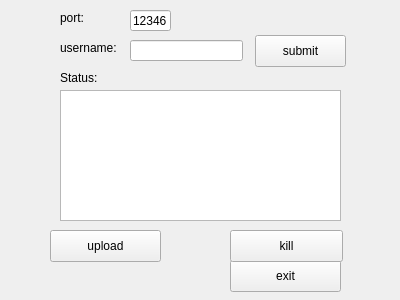
<?xml version="1.0" encoding="UTF-8"?>
<ui version="4.0">
 <class>clients</class>
 <widget class="QWidget" name="clients">
  <property name="geometry">
   <rect>
    <x>0</x>
    <y>0</y>
    <width>400</width>
    <height>300</height>
   </rect>
  </property>
  <property name="windowTitle">
   <string>Client</string>
  </property>
  <widget class="QPushButton" name="exit_button">
   <property name="geometry">
    <rect>
     <x>230</x>
     <y>260</y>
     <width>111</width>
     <height>32</height>
    </rect>
   </property>
   <property name="text">
    <string>exit</string>
   </property>
  </widget>
  <widget class="QTextBrowser" name="textBrowser">
   <property name="geometry">
    <rect>
     <x>60</x>
     <y>90</y>
     <width>281</width>
     <height>131</height>
    </rect>
   </property>
  </widget>
  <widget class="QLabel" name="label">
   <property name="geometry">
    <rect>
     <x>60</x>
     <y>70</y>
     <width>60</width>
     <height>16</height>
    </rect>
   </property>
   <property name="text">
    <string>Status:</string>
   </property>
  </widget>
  <widget class="QLabel" name="label_2">
   <property name="geometry">
    <rect>
     <x>60</x>
     <y>40</y>
     <width>71</width>
     <height>16</height>
    </rect>
   </property>
   <property name="text">
    <string>username:</string>
   </property>
  </widget>
  <widget class="QLineEdit" name="username_line">
   <property name="geometry">
    <rect>
     <x>130</x>
     <y>40</y>
     <width>113</width>
     <height>21</height>
    </rect>
   </property>
  </widget>
  <widget class="QPushButton" name="submit_button">
   <property name="geometry">
    <rect>
     <x>255</x>
     <y>35</y>
     <width>91</width>
     <height>32</height>
    </rect>
   </property>
   <property name="text">
    <string>submit</string>
   </property>
  </widget>
  <widget class="QPushButton" name="upload_button">
   <property name="geometry">
    <rect>
     <x>50</x>
     <y>230</y>
     <width>111</width>
     <height>32</height>
    </rect>
   </property>
   <property name="text">
    <string>upload</string>
   </property>
  </widget>
  <widget class="QLabel" name="port_label">
   <property name="geometry">
    <rect>
     <x>60</x>
     <y>10</y>
     <width>60</width>
     <height>16</height>
    </rect>
   </property>
   <property name="text">
    <string>port:</string>
   </property>
  </widget>
  <widget class="QLineEdit" name="port_lineEdit">
   <property name="geometry">
    <rect>
     <x>130</x>
     <y>10</y>
     <width>41</width>
     <height>21</height>
    </rect>
   </property>
   <property name="text">
    <string>12346</string>
   </property>
  </widget>
  <widget class="QPushButton" name="kill_button">
   <property name="geometry">
    <rect>
     <x>230</x>
     <y>230</y>
     <width>113</width>
     <height>32</height>
    </rect>
   </property>
   <property name="text">
    <string>kill</string>
   </property>
  </widget>
 </widget>
 <resources/>
 <connections>
  <connection>
   <sender>exit_button</sender>
   <signal>clicked()</signal>
   <receiver>clients</receiver>
   <slot>close()</slot>
   <hints>
    <hint type="sourcelabel">
     <x>286</x>
     <y>255</y>
    </hint>
    <hint type="destinationlabel">
     <x>199</x>
     <y>149</y>
    </hint>
   </hints>
  </connection>
 </connections>
</ui>
